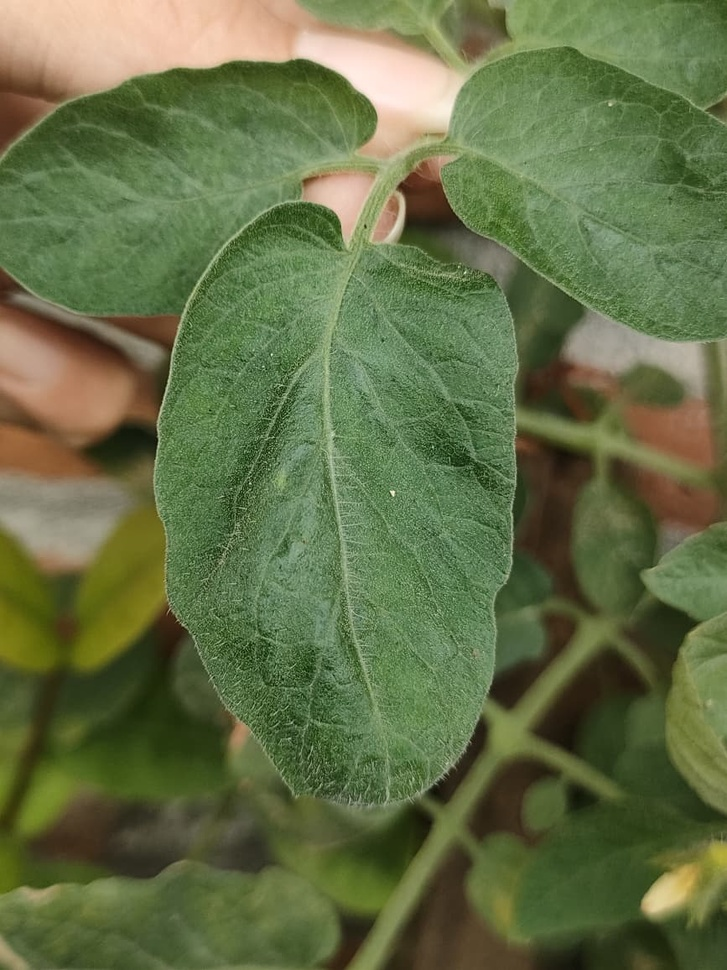
#> input picture pcv/scripts/segmentasi/daun_tomat.jpg, 727 x 970 px, shrunk from 867 x 1156 before the run
$ python -i segmentation.py   (imports and definitions only)
#> lines starting #> are read from the running program, lines starting #| are printed output that depends on the picture; after the words box and inside, x2 and y2 are one past the last pixel; in counts of white or black regions, pixels touching at a corner belong together
#> further down, picture is the input picture: shape (970, 727, 3); mean B, G, R 70.1, 111.5, 99.7
import cv2
import numpy as np

def get_leaf_mask(frame):
    """
    Membuat mask biner (hitam-putih) untuk mendeteksi area daun
    berdasarkan rentang warna hijau dalam HSV.

    Args:
        frame: Frame input (sudah di-preprocess / dibersihkan)

    Returns:
        Mask biner (gambar hitam-putih)
    """

    # 1. Konversi frame dari BGR ke HSV (Hue, Saturation, Value)
    # HSV jauh lebih baik untuk segmentasi warna daripada BGR
    hsv_frame = cv2.cvtColor(frame, cv2.COLOR_BGR2HSV)
#> hsv_frame: shape (970, 727, 3); mean H, S, V 38.5, 109.7, 116.4

    # 2. Tentukan rentang warna hijau di HSV
    # CATATAN: Ini adalah bagian PALING PENTING.
    # Nilai ini mungkin perlu diubah (tuning) tergantung kondisi cahaya
    # dan kehijauan daun Anda.

    # H[35-85] umumnya mencakup warna hijau hingga hijau kekuningan
    # S[40-255] membuang warna pudar/abu-abu
    # V[40-255] membuang warna gelap/hitam

    lower_green = np.array([35, 40, 40])   # H(min), S(min), V(min)
    upper_green = np.array([85, 255, 255]) # H(max), S(max), V(max)

    # 3. Buat mask biner
    # Area yang warnanya masuk rentang -> Putih (255)
    # Area yang warnanya di luar rentang -> Hitam (0)
    mask = cv2.inRange(hsv_frame, lower_green, upper_green)
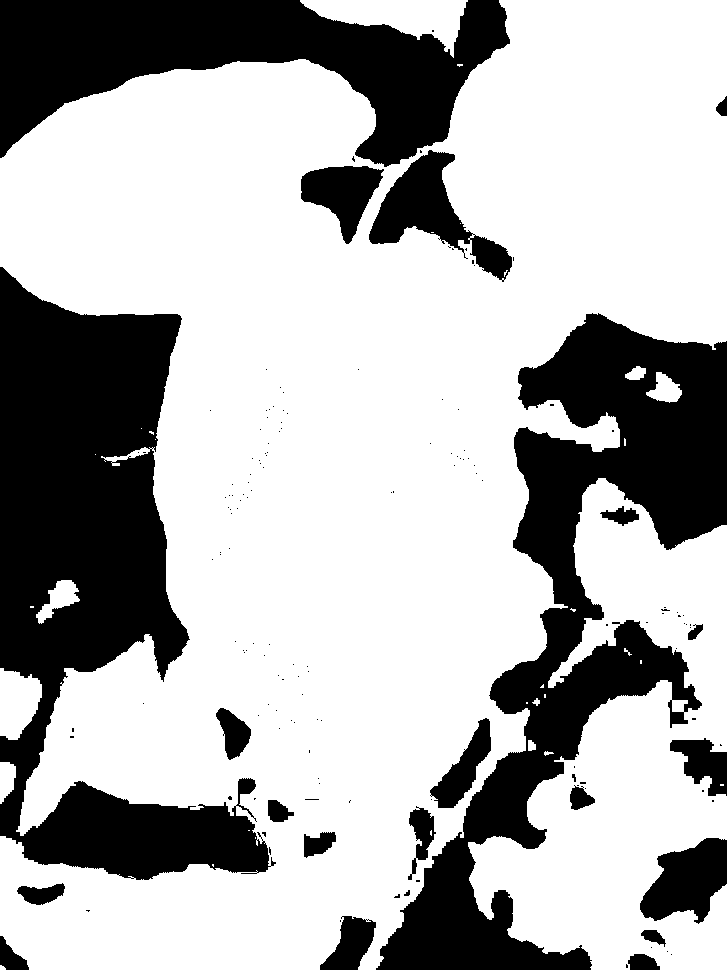
#> mask: shape (970, 727); 69.1% white; 156 black regions (133 under 20 px), largest, box (x1, y1, x2, y2) and area: (0, 267, 276, 880) 78348, (376, 313, 727, 970) 69711, (0, 0, 510, 167) 43070

    # 4. (Opsional tapi direkomendasikan) Bersihkan mask dari noise kecil
    # Gunakan Erosi untuk menghilangkan titik-titik putih kecil
    # Gunakan Dilasi untuk menebalkan kembali area daun utama
    kernel = np.ones((5, 5), np.uint8)
    mask = cv2.erode(mask, kernel, iterations=1)
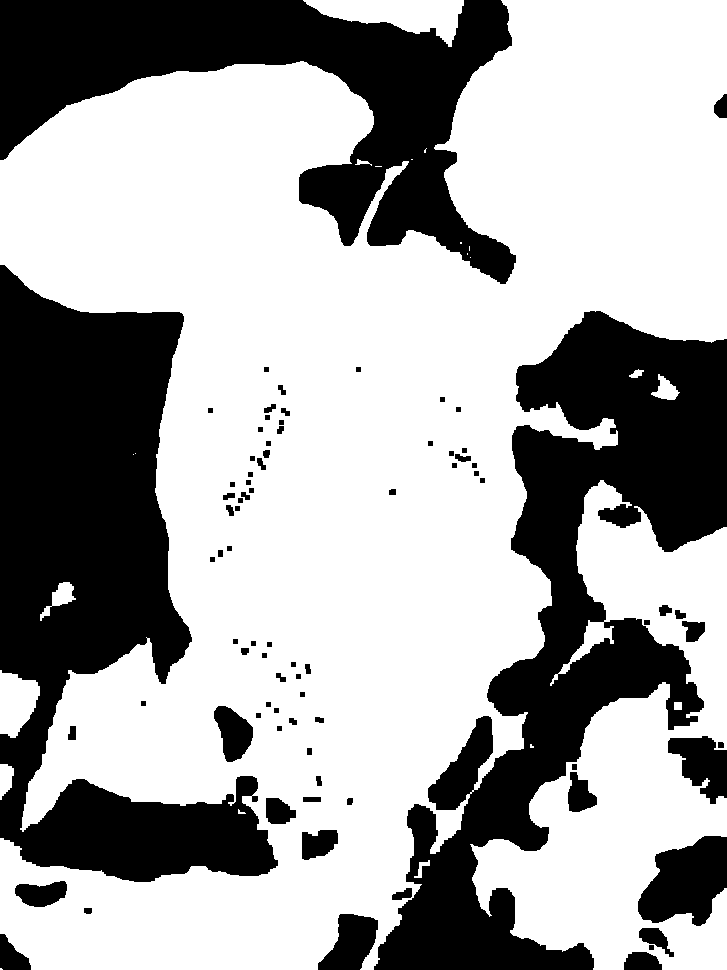
#> mask: shape (970, 727); 65.4% white; 83 black regions, largest, box (x1, y1, x2, y2) and area: (0, 265, 278, 882) 84026, (374, 311, 727, 970) 82685, (0, 0, 516, 284) 57941
    mask = cv2.dilate(mask, kernel, iterations=2)
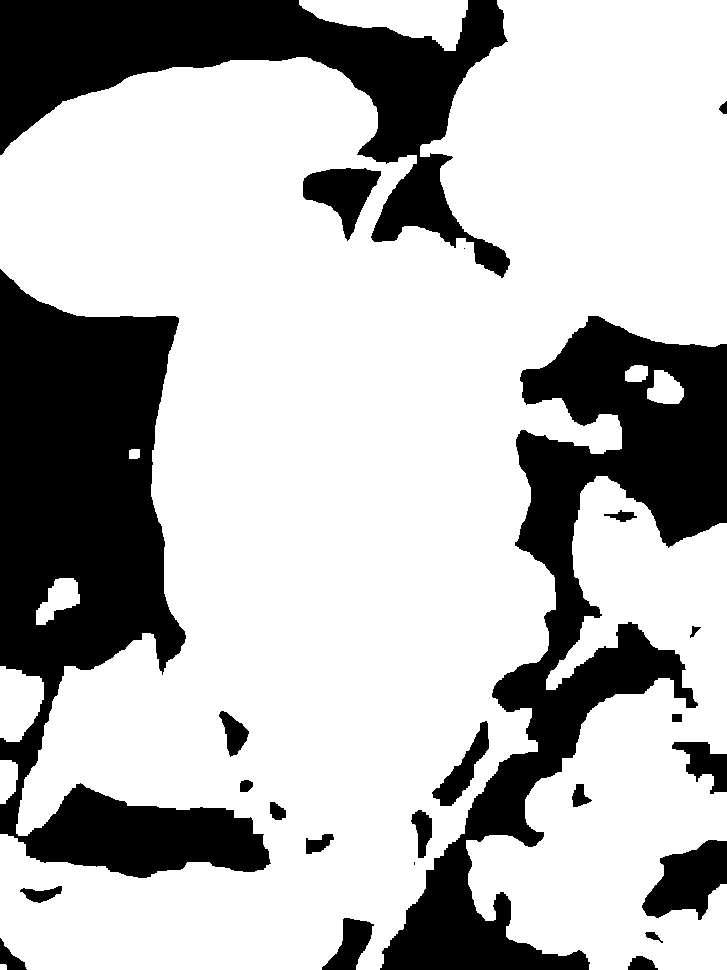
#> mask: shape (970, 727); 71.8% white; 24 black regions (2 under 20 px), largest, box (x1, y1, x2, y2) and area: (0, 269, 271, 878) 74144, (380, 316, 727, 970) 62922, (0, 0, 510, 278) 46241

    return mask

>>> import cv2
>>> picture = cv2.imread('daun_tomat.jpg')
>>> result = get_leaf_mask(picture)
